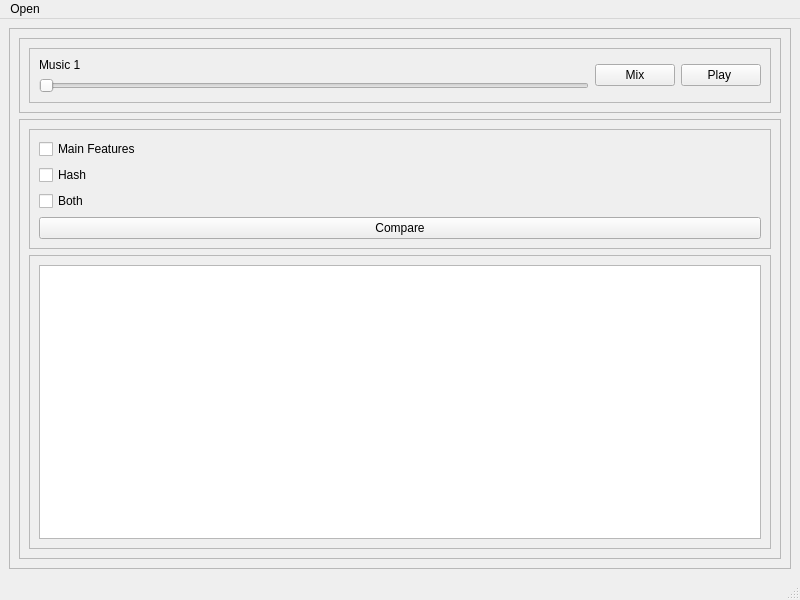
<?xml version="1.0" encoding="UTF-8"?>
<ui version="4.0">
 <class>MainWindow</class>
 <widget class="QMainWindow" name="MainWindow">
  <property name="geometry">
   <rect>
    <x>0</x>
    <y>0</y>
    <width>800</width>
    <height>600</height>
   </rect>
  </property>
  <property name="windowTitle">
   <string>MainWindow</string>
  </property>
  <widget class="QWidget" name="centralwidget">
   <layout class="QGridLayout" name="gridLayout_9">
    <item row="0" column="0">
     <widget class="QScrollArea" name="scrollArea">
      <property name="widgetResizable">
       <bool>true</bool>
      </property>
      <widget class="QWidget" name="scrollAreaWidgetContents">
       <property name="geometry">
        <rect>
         <x>0</x>
         <y>0</y>
         <width>776</width>
         <height>525</height>
        </rect>
       </property>
       <layout class="QGridLayout" name="gridLayout_4">
        <item row="0" column="0">
         <layout class="QVBoxLayout" name="verticalLayout_5">
          <item>
           <widget class="QFrame" name="frame_8">
            <property name="minimumSize">
             <size>
              <width>350</width>
              <height>0</height>
             </size>
            </property>
            <property name="frameShape">
             <enum>QFrame::StyledPanel</enum>
            </property>
            <property name="frameShadow">
             <enum>QFrame::Raised</enum>
            </property>
            <layout class="QGridLayout" name="gridLayout">
             <item row="0" column="0">
              <layout class="QVBoxLayout" name="verticalLayout_2">
               <item>
                <widget class="QFrame" name="frame_3">
                 <property name="maximumSize">
                  <size>
                   <width>16777215</width>
                   <height>300</height>
                  </size>
                 </property>
                 <property name="frameShape">
                  <enum>QFrame::StyledPanel</enum>
                 </property>
                 <property name="frameShadow">
                  <enum>QFrame::Raised</enum>
                 </property>
                 <layout class="QGridLayout" name="gridLayout_3">
                  <item row="0" column="0">
                   <layout class="QVBoxLayout" name="verticalLayout">
                    <item>
                     <widget class="QLabel" name="label">
                      <property name="text">
                       <string>Music 1</string>
                      </property>
                     </widget>
                    </item>
                    <item>
                     <widget class="QSlider" name="slider1">
                      <property name="orientation">
                       <enum>Qt::Horizontal</enum>
                      </property>
                     </widget>
                    </item>
                   </layout>
                  </item>
                  <item row="0" column="2">
                   <widget class="QPushButton" name="play3">
                    <property name="text">
                     <string>Play </string>
                    </property>
                   </widget>
                  </item>
                  <item row="0" column="1">
                   <widget class="QPushButton" name="mix">
                    <property name="text">
                     <string>Mix</string>
                    </property>
                   </widget>
                  </item>
                 </layout>
                </widget>
               </item>
              </layout>
             </item>
            </layout>
           </widget>
          </item>
          <item>
           <widget class="QFrame" name="frame_7">
            <property name="frameShape">
             <enum>QFrame::StyledPanel</enum>
            </property>
            <property name="frameShadow">
             <enum>QFrame::Raised</enum>
            </property>
            <layout class="QGridLayout" name="gridLayout_2">
             <item row="0" column="0">
              <layout class="QVBoxLayout" name="verticalLayout_4">
               <item>
                <widget class="QFrame" name="ChooseFrame">
                 <property name="minimumSize">
                  <size>
                   <width>60</width>
                   <height>100</height>
                  </size>
                 </property>
                 <property name="frameShape">
                  <enum>QFrame::StyledPanel</enum>
                 </property>
                 <property name="frameShadow">
                  <enum>QFrame::Raised</enum>
                 </property>
                 <layout class="QGridLayout" name="gridLayout_5">
                  <item row="0" column="0">
                   <layout class="QVBoxLayout" name="verticalLayout_3">
                    <item>
                     <widget class="QCheckBox" name="MainFeatures">
                      <property name="text">
                       <string>Main Features</string>
                      </property>
                     </widget>
                    </item>
                    <item>
                     <widget class="QCheckBox" name="Hash">
                      <property name="text">
                       <string>Hash</string>
                      </property>
                     </widget>
                    </item>
                    <item>
                     <widget class="QCheckBox" name="Both">
                      <property name="text">
                       <string>Both</string>
                      </property>
                     </widget>
                    </item>
                    <item>
                     <widget class="QPushButton" name="compare">
                      <property name="text">
                       <string>Compare</string>
                      </property>
                     </widget>
                    </item>
                   </layout>
                  </item>
                 </layout>
                </widget>
               </item>
               <item>
                <widget class="QFrame" name="frame_6">
                 <property name="frameShape">
                  <enum>QFrame::StyledPanel</enum>
                 </property>
                 <property name="frameShadow">
                  <enum>QFrame::Raised</enum>
                 </property>
                 <layout class="QGridLayout" name="gridLayout_6">
                  <item row="0" column="0">
                   <widget class="QTableWidget" name="comparisontable"/>
                  </item>
                 </layout>
                </widget>
               </item>
              </layout>
             </item>
            </layout>
           </widget>
          </item>
         </layout>
        </item>
       </layout>
      </widget>
     </widget>
    </item>
   </layout>
  </widget>
  <widget class="QMenuBar" name="menubar">
   <property name="geometry">
    <rect>
     <x>0</x>
     <y>0</y>
     <width>800</width>
     <height>26</height>
    </rect>
   </property>
   <widget class="QMenu" name="Open">
    <property name="title">
     <string>Open</string>
    </property>
    <addaction name="actionLoad"/>
   </widget>
   <addaction name="Open"/>
  </widget>
  <widget class="QStatusBar" name="statusbar"/>
  <action name="actionLoad">
   <property name="text">
    <string>Load</string>
   </property>
  </action>
 </widget>
 <resources/>
 <connections/>
</ui>
